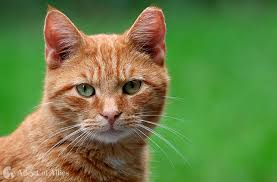
#> input picture images.jfif, 277 x 182 px
$ python '14.Segmentation Using Thresholding.py'
#> lines starting #> are read from the running program, lines starting #| are printed output that depends on the picture; after the words box and inside, x2 and y2 are one past the last pixel; in counts of white or black regions, pixels touching at a corner belong together
import cv2
img=cv2.imread("images.jfif")
#> img is the input picture: shape (182, 277, 3); mean B, G, R 69.2, 129.5, 105.6
gray_image=cv2.cvtColor(img,cv2.COLOR_RGB2GRAY)
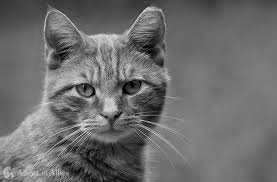
#> gray_image: shape (182, 277); min 1, max 243, mean 108.7
ret,thresh=cv2.threshold(gray_image,127,255,cv2.THRESH_BINARY)
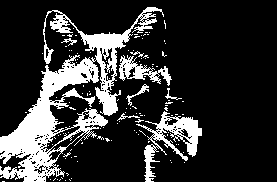
#> thresh: shape (182, 277); 19.6% white; 117 white regions (109 under 20 px), largest, box (x1, y1, x2, y2) and area: (0, 7, 164, 182) 7326, (136, 111, 202, 182) 1406, (119, 55, 172, 86) 598
cv2.imshow("Segmented Image",thresh)
cv2.waitKey(0)
